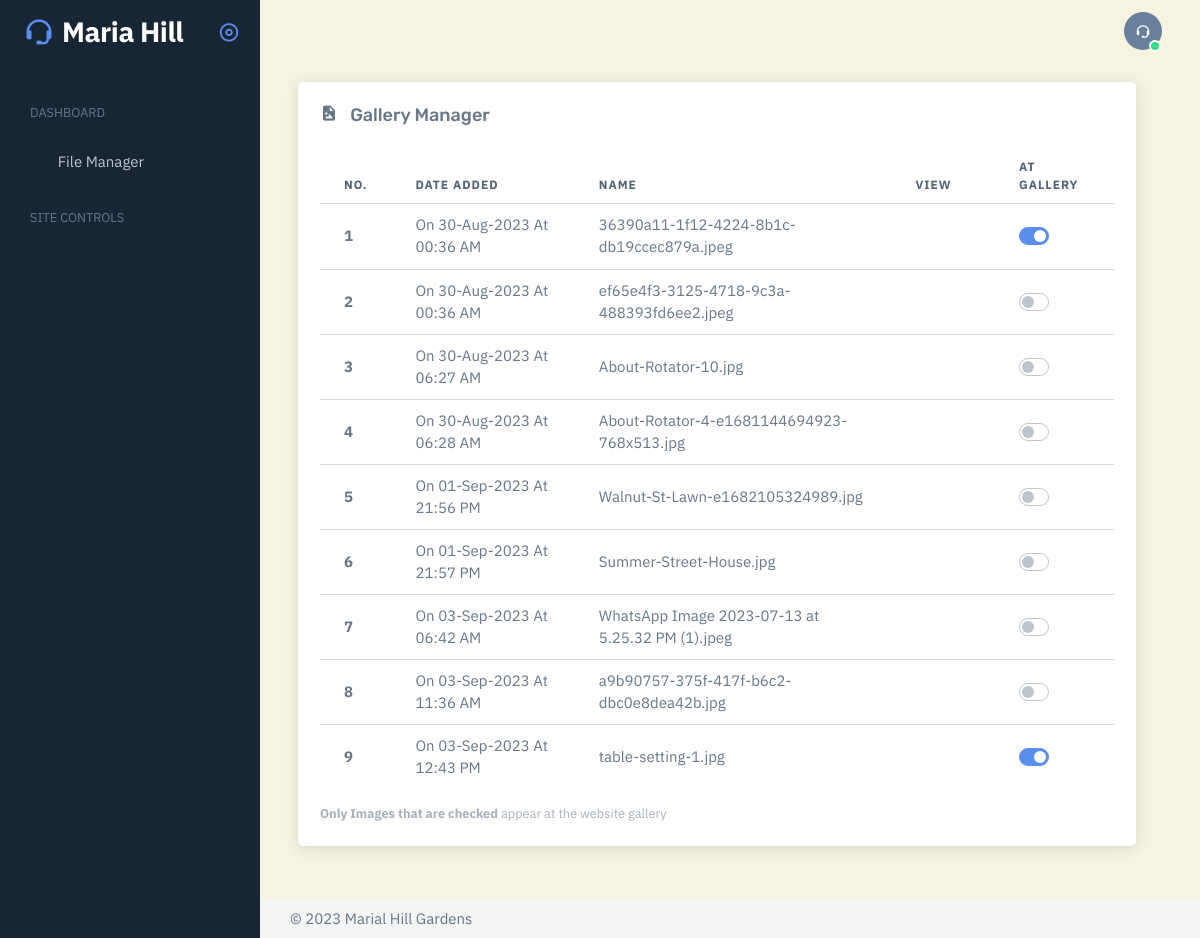
Page /gallery-manager/ (signed in) on the committed database.
### mariadmin/models.py (models this page shows, shortened)
class ImageAsset(models.Model):
    imageName = models.TextField(blank=False)
    imageSize = models.TextField(blank=False)
    imageData = models.ImageField(upload_to="assets/")
    uploadDate = models.DateTimeField(auto_now_add=True, blank=False, null=True)
    isGalleryItem = models.BooleanField(default=False)

### messenger/views.py (the view)
# urls.py: path('gallery-manager/', views.galleryControlPanel, name='gallery-control'),
@login_required(login_url='messenger:home')
@user_passes_test(isAdmin)
@cache_control(no_cache=True, must_revalidate=True, no_store=True)
def galleryControlPanel(request):
    pageContext = {
        'all_uploads': ControlUtils().getUploadsData()
    }
    return render(request, "mariadmin/sections/gallery-control.html", context=pageContext)

### messenger/views.py (called while the page is built)
def isAdmin(userInstance):
    return userInstance.is_authenticated and userInstance.is_superuser

    def getUploadsData(self, forGallery=False):
        if forGallery is False:
            attachedImages = ImageAsset.objects.all()
        else:
            attachedImages = ImageAsset.objects.filter(isGalleryItem=True)
        uploadsMetaData = [
            {
                'name': eachImageMeta.imageName,
                'data': eachImageMeta.imageData.url,
                'id': eachImageMeta.pk,
                'date': eachImageMeta.uploadDate.strftime("On %d-%b-%Y At %H:%M %p") if eachImageMeta.uploadDate else "",
                'for_gallery': eachImageMeta.isGalleryItem
            }
            for eachImageMeta in attachedImages
        ]
        return uploadsMetaData

### mariadmin/templates/mariadmin/sections/gallery-control.html (shortened to what this page needs)
{% extends "mariadmin/home-layout.html" %}
{% load static %}
{% block page_content %}
    <div class="row w-100">
        <section id="gallery-control">
            <div class="card mb-4 mx-2">
                <h5 class="card-header">
                    <i class='bx bxs-file-image bx-burst-hover me-2'></i>
                    Gallery Manager
                </h5>
                <div class="card-body demo-vertical-spacing demo-only-element">
                    <div class="mt-5">
                        <table class="table mb-3" id="page-register">
                            <thead>
                                <tr>
                                    <th>No.</th>
                                    <th>Date Added</th>
                                    <th>Name</th>
                                    <th>View</th>
                                    <th>At Gallery</th>
                                </tr>
                            </thead>
                            <tbody class="table-border-bottom-0">
                                {% for eachImageObject in all_uploads %}
                                    <tr>
                                        <td>
                                            <strong>{{ forloop.counter  }}</strong>
                                        </td>
                                        <td>{{ eachImageObject.date }}</td>
                                        <td>{{ eachImageObject.name }}</td>
                                        <td>
                                            <button class="btn bg-transparent text-dark text-center justify-content-center">
                                                <i class="fa-solid fa-expand image-preview-trigger" data-image-url="{{ eachImageObject.data }}"></i>
                                            </button>
                                        </td>
                                        <td>
                                            <form action="#" data-gallery-form="{{ eachImageObject.id }}">
                                                <div class="form-check form-switch mb-md-0 mb-2">
                                                    <input class="form-check-input gallery-image-toggle" data-image-tag="{{ eachImageObject.id }}" type="checkbox"
                                                    {% if eachImageObject.for_gallery is True %}
                                                        checked
                                                    {% endif %}
                                                    >
                                                </div>
                                            </form>
                                        </td>
                                    </tr>
                                {% endfor %}
                            </tbody>
                        </table>
                        <div class="form-text" id="feature-gallery-update-alert">
                            <strong>Only Images that are checked</strong> appear at the website gallery
                        </div>
                    </div>
                </div>
            </div>
        </section>
    </div>
{% endblock %}

### mariadmin/static/mariadmin/local-update/frest/admin/assets/css/demo.css (style rules this page uses)
.demo-vertical-spacing > * { margin-top: 1rem !important; margin-bottom: 0 !important; }
.demo-vertical-spacing.demo-only-element > :first-child { margin-top: 0 !important; }

### rows in the picture
ImageAsset: name "36390a11-1f12-4224-8b1c-db19ccec879a.jpeg"
ImageAsset: name "ef65e4f3-3125-4718-9c3a-488393fd6ee2.jpeg"
ImageAsset: name "About-Rotator-10.jpg"
ImageAsset: name "About-Rotator-4-e1681144694923-768x513.jpg"
ImageAsset: name "Walnut-St-Lawn-e1682105324989.jpg"
ImageAsset: name "Summer-Street-House.jpg"
ImageAsset: name "WhatsApp Image 2023-07-13 at 5.25.32 PM (1).jpeg"
ImageAsset: name "a9b90757-375f-417f-b6c2-dbc0e8dea42b.jpg"
ImageAsset: name "table-setting-1.jpg"

### other values in the picture
{{ eachImageObject.date }} "On 30-Aug-2023 At 00:36 AM" "On 30-Aug-2023 At 00:36 AM" "On 30-Aug-2023 At 06:27 AM" "On 30-Aug-2023 At 06:28 AM" "On 01-Sep-2023 At 21:56 PM" "On 01-Sep-2023 At 21:57 PM" "On 03-Sep-2023 At 06:42 AM" "On 03-Sep-2023 At 11:36 AM" "On 03-Sep-2023 At 12:43 PM"
